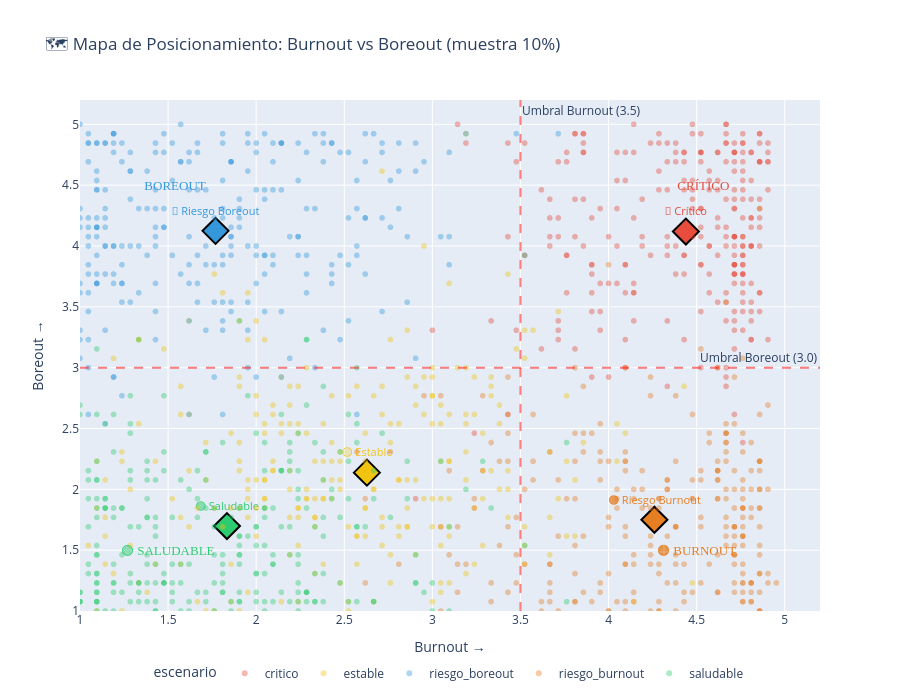

The notebook cell saved with this chart:
### Markdown cell above
## 3. 🗺️ Mapa de Posicionamiento - Burnout vs Boreout

¿Cómo se posicionan los empleados en el espacio Burnout vs Boreout?

### Code cell
# =====================================================
# SCATTER PLOT - BURNOUT vs BOREOUT
# =====================================================

# 🆕 Muestrear usando groupby().sample() (pandas moderno)
# Esto preserva la columna "escenario" correctamente
df_sample = df_benchmark.groupby("escenario").sample(frac=0.1, random_state=42)

print(f"📊 Muestra: {len(df_sample)} empleados (10% de cada escenario)")

fig = px.scatter(
    df_sample,
    x="kpi_burnout",
    y="kpi_boreout",
    color="escenario",
    color_discrete_map=COLORES_ESCENARIOS,
    opacity=0.4,
    title="🗺️ Mapa de Posicionamiento: Burnout vs Boreout (muestra 10%)",
    labels={"kpi_burnout": "Burnout →", "kpi_boreout": "Boreout →"},
    hover_data=["kpi_bienestar", "kpi_rotacion"]
)

# Añadir centroides por escenario
for esc in ESCENARIOS:
    centroid_x = df_benchmark[df_benchmark["escenario"] == esc]["kpi_burnout"].mean()
    centroid_y = df_benchmark[df_benchmark["escenario"] == esc]["kpi_boreout"].mean()
    
    fig.add_trace(go.Scatter(
        x=[centroid_x],
        y=[centroid_y],
        mode='markers+text',
        marker=dict(size=20, color=COLORES_ESCENARIOS[esc], symbol='diamond', line=dict(width=2, color='black')),
        text=[ETIQUETAS_ES[esc]],
        textposition='top center',
        textfont=dict(size=11, color=COLORES_ESCENARIOS[esc]),
        name=f"Centroide {ETIQUETAS_ES[esc]}",
        showlegend=False
    ))

# Líneas de umbral
fig.add_hline(y=3.0, line_dash="dash", line_color="red", opacity=0.5,
              annotation_text="Umbral Boreout (3.0)")
fig.add_vline(x=3.5, line_dash="dash", line_color="red", opacity=0.5,
              annotation_text="Umbral Burnout (3.5)")

# Etiquetas de cuadrantes
fig.add_annotation(x=1.5, y=1.5, text="🟢 SALUDABLE", showarrow=False, 
                   font_size=13, font=dict(color="#2ecc71", family="Arial Black"))
fig.add_annotation(x=4.5, y=1.5, text="🟠 BURNOUT", showarrow=False, 
                   font_size=13, font=dict(color="#e67e22", family="Arial Black"))
fig.add_annotation(x=1.5, y=4.5, text="🔵 BOREOUT", showarrow=False, 
                   font_size=13, font=dict(color="#3498db", family="Arial Black"))
fig.add_annotation(x=4.5, y=4.5, text="🔴 CRÍTICO", showarrow=False, 
                   font_size=13, font=dict(color="#e74c3c", family="Arial Black"))

fig.update_layout(
    height=700,
    width=900,
    xaxis_range=[1, 5.2],
    yaxis_range=[1, 5.2],
    legend=dict(orientation="h", yanchor="bottom", y=-0.15, xanchor="center", x=0.5)
)

fig.show()

print("""
💡 INTERPRETACIÓN:
- Cada punto es un empleado (muestra del 10%)
- Los diamantes son los centroides de cada escenario
- Los 4 cuadrantes representan los 4 estados organizacionales principales
- 🟢 Saludable: abajo-izquierda (burnout bajo, boreout bajo)
- 🟠 Burnout: abajo-derecha (burnout alto, boreout bajo)
- 🔵 Boreout: arriba-izquierda (burnout bajo, boreout alto)
- 🔴 Crítico: arriba-derecha (burnout alto, boreout alto)

OBSERVACIÓN CLAVE:
Los empleados de cada escenario se agrupan claramente en su cuadrante correspondiente.
Esto valida que el benchmark discrimina correctamente entre escenarios.
""")

### Figure 1 — Plotly figure (JSON) as saved in the notebook; plotly's stock layout.template omitted (floating-point values rounded to 4 significant figures; data arrays with more than 128 entries replaced by an {"elided": "..."} marker saying what was removed)
{"data": [{"customdata": {"elided": "250x2 float values"}, "hovertemplate": "escenario=critico<br>Burnout →=%{x}<br>Boreout →=%{y}<br>kpi_bienestar=%{customdata[0]}<br>kpi_rotacion=%{customdata[1]}<extra></extra>", "legendgroup": "critico", "marker": {"color": "#e74c3c", "opacity": 0.4, "symbol": "circle"}, "mode": "markers", "name": "critico", "showlegend": true, "type": "scattergl", "x": {"elided": "250 float values"}, "xaxis": "x", "y": {"elided": "250 float values"}, "yaxis": "y"}, {"customdata": {"elided": "250x2 float values"}, "hovertemplate": "escenario=estable<br>Burnout →=%{x}<br>Boreout →=%{y}<br>kpi_bienestar=%{customdata[0]}<br>kpi_rotacion=%{customdata[1]}<extra></extra>", "legendgroup": "estable", "marker": {"color": "#f1c40f", "opacity": 0.4, "symbol": "circle"}, "mode": "markers", "name": "estable", "showlegend": true, "type": "scattergl", "x": {"elided": "250 float values"}, "xaxis": "x", "y": {"elided": "250 float values"}, "yaxis": "y"}, {"customdata": {"elided": "250x2 float values"}, "hovertemplate": "escenario=riesgo_boreout<br>Burnout →=%{x}<br>Boreout →=%{y}<br>kpi_bienestar=%{customdata[0]}<br>kpi_rotacion=%{customdata[1]}<extra></extra>", "legendgroup": "riesgo_boreout", "marker": {"color": "#3498db", "opacity": 0.4, "symbol": "circle"}, "mode": "markers", "name": "riesgo_boreout", "showlegend": true, "type": "scattergl", "x": {"elided": "250 float values"}, "xaxis": "x", "y": {"elided": "250 float values"}, "yaxis": "y"}, {"customdata": {"elided": "250x2 float values"}, "hovertemplate": "escenario=riesgo_burnout<br>Burnout →=%{x}<br>Boreout →=%{y}<br>kpi_bienestar=%{customdata[0]}<br>kpi_rotacion=%{customdata[1]}<extra></extra>", "legendgroup": "riesgo_burnout", "marker": {"color": "#e67e22", "opacity": 0.4, "symbol": "circle"}, "mode": "markers", "name": "riesgo_burnout", "showlegend": true, "type": "scattergl", "x": {"elided": "250 float values"}, "xaxis": "x", "y": {"elided": "250 float values"}, "yaxis": "y"}, {"customdata": {"elided": "250x2 float values"}, "hovertemplate": "escenario=saludable<br>Burnout →=%{x}<br>Boreout →=%{y}<br>kpi_bienestar=%{customdata[0]}<br>kpi_rotacion=%{customdata[1]}<extra></extra>", "legendgroup": "saludable", "marker": {"color": "#2ecc71", "opacity": 0.4, "symbol": "circle"}, "mode": "markers", "name": "saludable", "showlegend": true, "type": "scattergl", "x": {"elided": "250 float values"}, "xaxis": "x", "y": {"elided": "250 float values"}, "yaxis": "y"}, {"marker": {"color": "#2ecc71", "line": {"color": "black", "width": 2}, "size": 20, "symbol": "diamond"}, "mode": "markers+text", "name": "Centroide 🟢 Saludable", "showlegend": false, "text": ["🟢 Saludable"], "textfont": {"color": "#2ecc71", "size": 11}, "textposition": "top center", "type": "scatter", "x": [1.834], "y": [1.698]}, {"marker": {"color": "#f1c40f", "line": {"color": "black", "width": 2}, "size": 20, "symbol": "diamond"}, "mode": "markers+text", "name": "Centroide 🟡 Estable", "showlegend": false, "text": ["🟡 Estable"], "textfont": {"color": "#f1c40f", "size": 11}, "textposition": "top center", "type": "scatter", "x": [2.628], "y": [2.137]}, {"marker": {"color": "#e67e22", "line": {"color": "black", "width": 2}, "size": 20, "symbol": "diamond"}, "mode": "markers+text", "name": "Centroide 🟠 Riesgo Burnout", "showlegend": false, "text": ["🟠 Riesgo Burnout"], "textfont": {"color": "#e67e22", "size": 11}, "textposition": "top center", "type": "scatter", "x": [4.26], "y": [1.75]}, {"marker": {"color": "#3498db", "line": {"color": "black", "width": 2}, "size": 20, "symbol": "diamond"}, "mode": "markers+text", "name": "Centroide 🔵 Riesgo Boreout", "showlegend": false, "text": ["🔵 Riesgo Boreout"], "textfont": {"color": "#3498db", "size": 11}, "textposition": "top center", "type": "scatter", "x": [1.769], "y": [4.125]}, {"marker": {"color": "#e74c3c", "line": {"color": "black", "width": 2}, "size": 20, "symbol": "diamond"}, "mode": "markers+text", "name": "Centroide 🔴 Crítico", "showlegend": false, "text": ["🔴 Crítico"], "textfont": {"color": "#e74c3c", "size": 11}, "textposition": "top center", "type": "scatter", "x": [4.439], "y": [4.119]}], "layout": {"annotations": [{"showarrow": false, "text": "Umbral Boreout (3.0)", "x": 1, "xanchor": "right", "xref": "x domain", "y": 3, "yanchor": "bottom", "yref": "y"}, {"showarrow": false, "text": "Umbral Burnout (3.5)", "x": 3.5, "xanchor": "left", "xref": "x", "y": 1, "yanchor": "top", "yref": "y domain"}, {"font": {"color": "#2ecc71", "family": "Arial Black", "size": 13}, "showarrow": false, "text": "🟢 SALUDABLE", "x": 1.5, "y": 1.5}, {"font": {"color": "#e67e22", "family": "Arial Black", "size": 13}, "showarrow": false, "text": "🟠 BURNOUT", "x": 4.5, "y": 1.5}, {"font": {"color": "#3498db", "family": "Arial Black", "size": 13}, "showarrow": false, "text": "🔵 BOREOUT", "x": 1.5, "y": 4.5}, {"font": {"color": "#e74c3c", "family": "Arial Black", "size": 13}, "showarrow": false, "text": "🔴 CRÍTICO", "x": 4.5, "y": 4.5}], "height": 700, "legend": {"orientation": "h", "title": {"text": "escenario"}, "tracegroupgap": 0, "x": 0.5, "xanchor": "center", "y": -0.15, "yanchor": "bottom"}, "shapes": [{"line": {"color": "red", "dash": "dash"}, "opacity": 0.5, "type": "line", "x0": 0, "x1": 1, "xref": "x domain", "y0": 3, "y1": 3, "yref": "y"}, {"line": {"color": "red", "dash": "dash"}, "opacity": 0.5, "type": "line", "x0": 3.5, "x1": 3.5, "xref": "x", "y0": 0, "y1": 1, "yref": "y domain"}], "title": {"text": "🗺️ Mapa de Posicionamiento: Burnout vs Boreout (muestra 10%)"}, "width": 900, "xaxis": {"anchor": "y", "domain": [0, 1], "range": [1, 5.2], "title": {"text": "Burnout →"}}, "yaxis": {"anchor": "x", "domain": [0, 1], "range": [1, 5.2], "title": {"text": "Boreout →"}}}}
